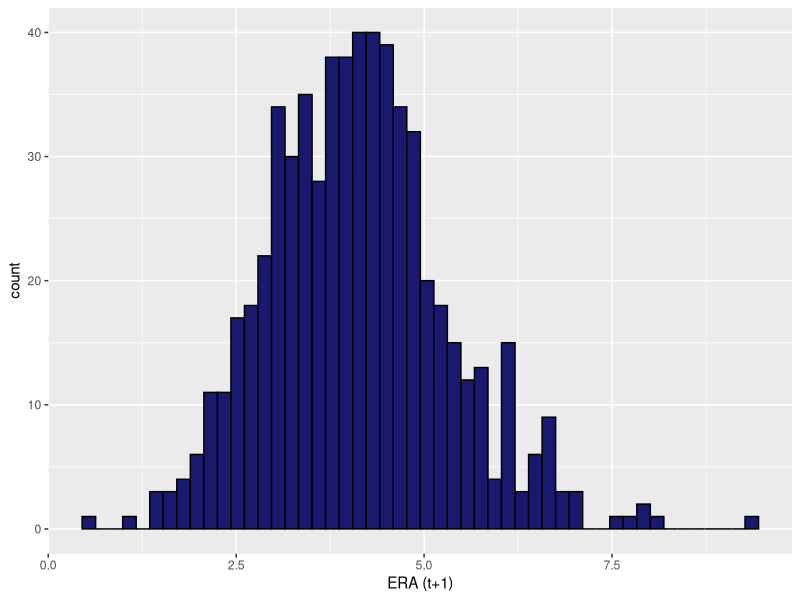

The R source for this figure: (Note: this script raises an error after producing the figure.)
## ---- chunk 1
knitr::opts_chunk$set(echo = TRUE)
library(tidyverse)
library(randomForest)
## ---- chunk 2
baseball_data <- read_csv("data/Mega Summary.csv")
## ---- chunk 3
ggplot(baseball_data,
       aes(x = `ERA (t+1)`)) +
  geom_histogram(bins = 50,
                 color = "black",
                 fill = "midnightblue") 
## ---- chunk 4
## randomForest didn't like our names with spaces and odd characters so I had to change them
## if this is a problem with other models we can pull from this code

baseball_edited <-
  baseball_data %>%
  rename(spin_rate = `Spin Rate`,
         k_percent = `K %`,
         BB_percent = `BB %`,
         Hard_hit_percent = `Hard Hit %`,
         Barrel_percent = `Barrel %`,
         ERA_next_year = `ERA (t+1)`,
         Salary_next_year = `Salary (t+1)`,
         BABIP_minus_meanBABIP = `BABIP - Mean BABIP`,
         xBA_minus_BA = `xBA - BA`,
         xwOBA_minus_wOBA = `xwOBA - wOBA`,
         ERA_per_barrel_percent = `ERA/Barrel %`,
         ERA_per_Hard_hit_percent = `ERA/Hard Hit %`,
         delta_ERA = `ΔERA`,
         delta_Salary = `ΔSalary`)

rf_model <- randomForest(ERA_next_year ~ .,
                         data = baseball_edited  %>%
                           dplyr::select(-delta_ERA),
                         ntrees = 50,
                         mtry = 3)
## ---- chunk 5
importance(rf_model)
varImpPlot(rf_model)
